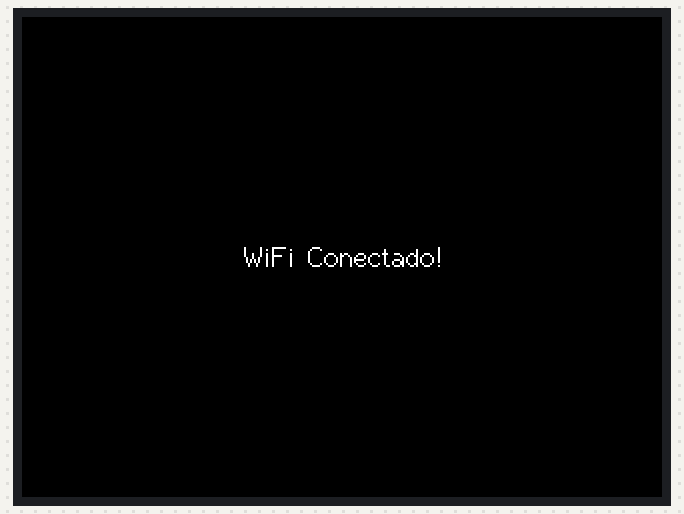
A sketch run on a simulated ESP32. Shown: 320×240 colour display. WiFi joins after 1.5 s; servers stay silent unless stated; the local clock reads 2024-03-15 10:24:30 at power-on unless the sketch sets it; what the sketch prints to the serial monitor is not drawn.

Above: at 1.9 s.
At 3.0 s:
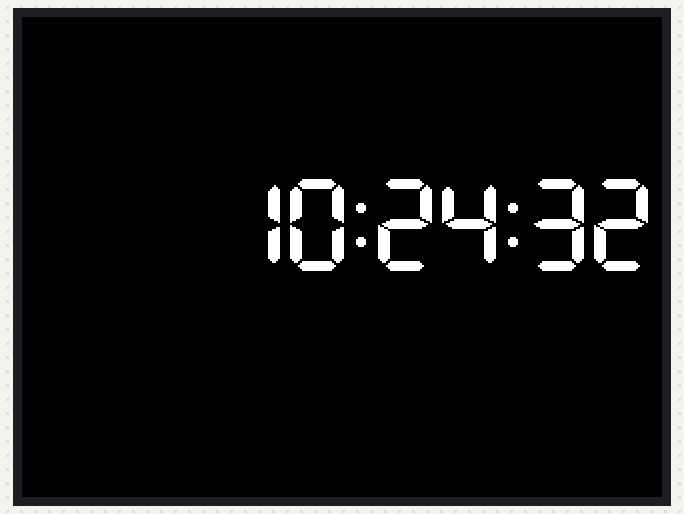
At 11.1 s:
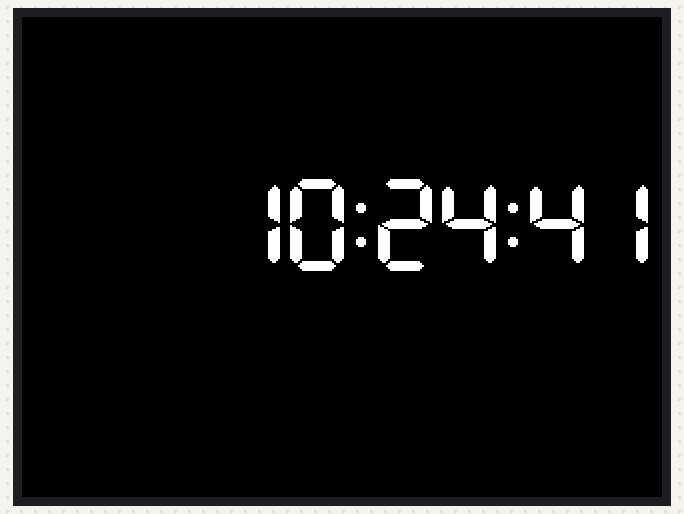
At 20.4 s:
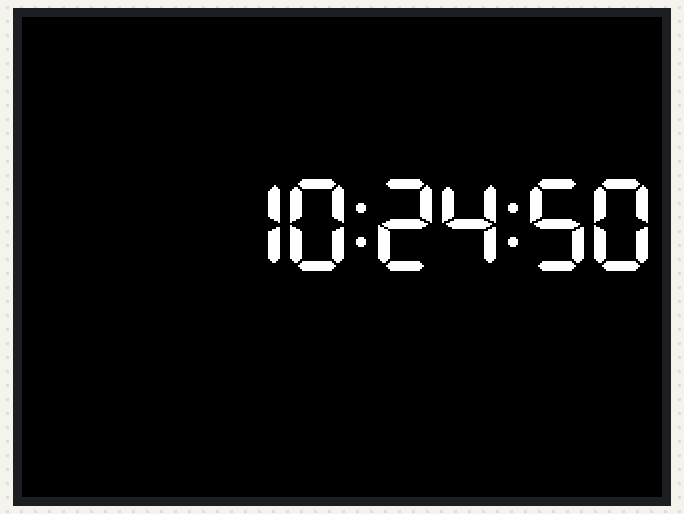
At 29.6 s:
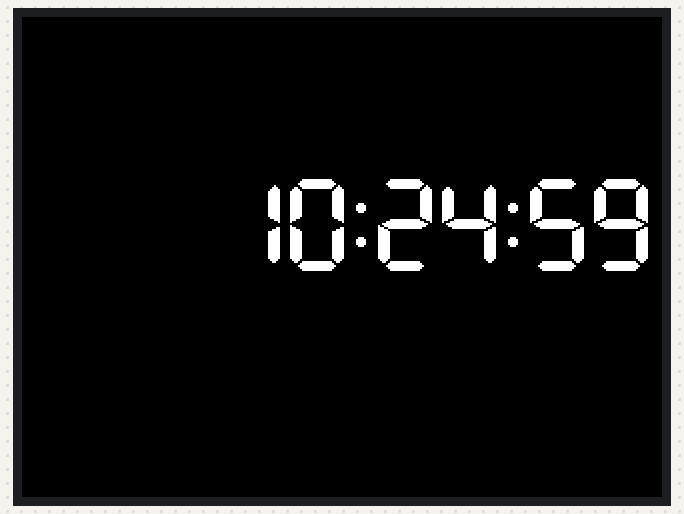
At 38.8 s:
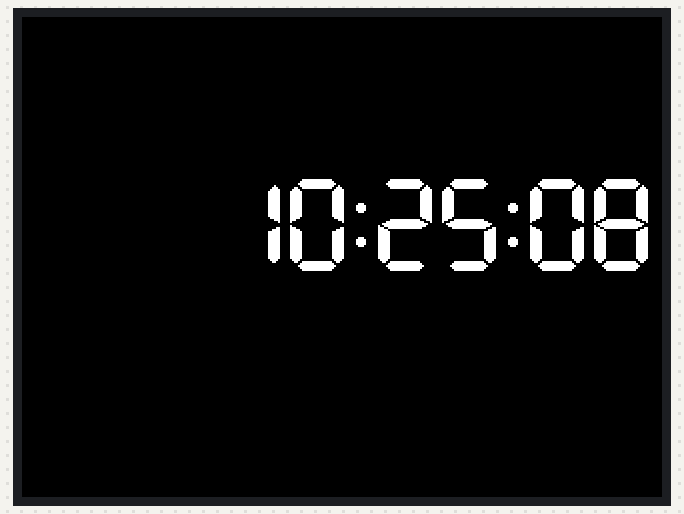

The sketch:

config.ino
```cpp
#include <WiFi.h>
#include <TFT_eSPI.h>
#include <time.h>

// Cambia por tus credenciales WiFi:
const char* ssid = "Nombre_de_tu_WiFi";
const char* password = "Password_WiFi";

// Configuración de zona horaria: UTC+2 (España en verano), puedes cambiarlo según tu país/zona
const char* ntpServer = "pool.ntp.org";
const long  gmtOffset_sec = 2 * 3600;
const int   daylightOffset_sec = 0; // Si tienes horario de invierno/verano, ajusta aquí

TFT_eSPI tft = TFT_eSPI();

void setup() {
  Serial.begin(115200);
  tft.init();
  tft.setRotation(1);
  tft.fillScreen(TFT_BLACK);
  tft.setTextColor(TFT_WHITE, TFT_BLACK);

  // Conectar a WiFi
  tft.setTextDatum(MC_DATUM);
  tft.drawString("Conectando WiFi...", tft.width()/2, tft.height()/2, 2);
  WiFi.begin(ssid, password);
  while (WiFi.status() != WL_CONNECTED) {
    delay(500);
    Serial.print(".");
  }
  tft.fillScreen(TFT_BLACK);
  tft.drawString("WiFi Conectado!", tft.width()/2, tft.height()/2, 2);
  delay(1000);
  tft.fillScreen(TFT_BLACK);

  // Configurar hora desde NTP
  configTime(gmtOffset_sec, daylightOffset_sec, ntpServer);
}

void loop() {
  struct tm timeinfo;
  if (!getLocalTime(&timeinfo)) {
    tft.setTextDatum(MC_DATUM);
    tft.drawString("No hay hora NTP!", tft.width()/2, tft.height()/2, 2);
    delay(2000);
    return;
  }

  // Ajusta la posición aquí:
  int x = tft.width() - 4;      // Más a la derecha
  int y = (tft.height() / 3);    // Más arriba

  // Borra solo la zona donde va la hora (ajusta el área al tamaño de la fuente 7)
  tft.fillRect(x - 110, y - 32, 120, 60, TFT_BLACK);

  char timeStr[9];
  sprintf(timeStr, "%02d:%02d:%02d", timeinfo.tm_hour, timeinfo.tm_min, timeinfo.tm_sec);

  tft.setTextDatum(TR_DATUM); // Top Right para alinear desde arriba a la derecha
  tft.drawString(timeStr, x, y, 7); // Fuente 7, grande

  delay(1000);
}
```

Measured:
- what the display in image 0 shows lasts 1.0 s, from 1.8 s to 2.8 s
